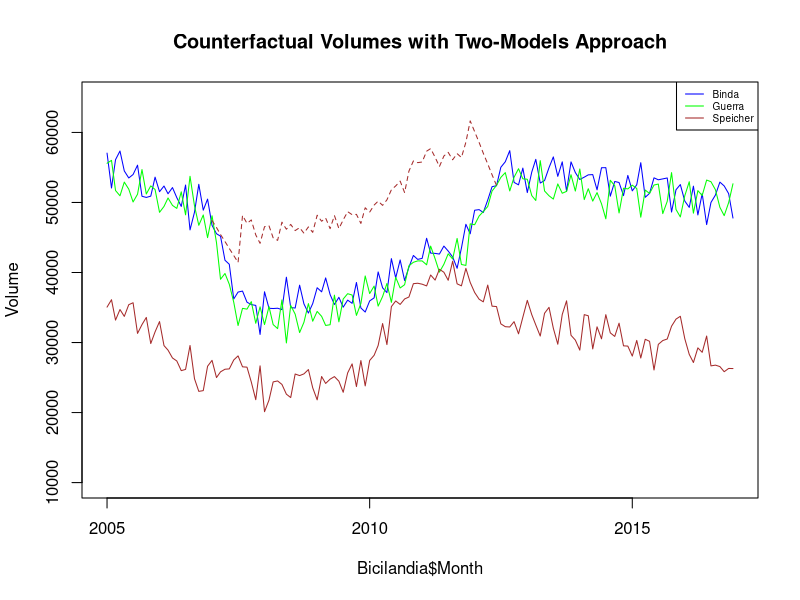
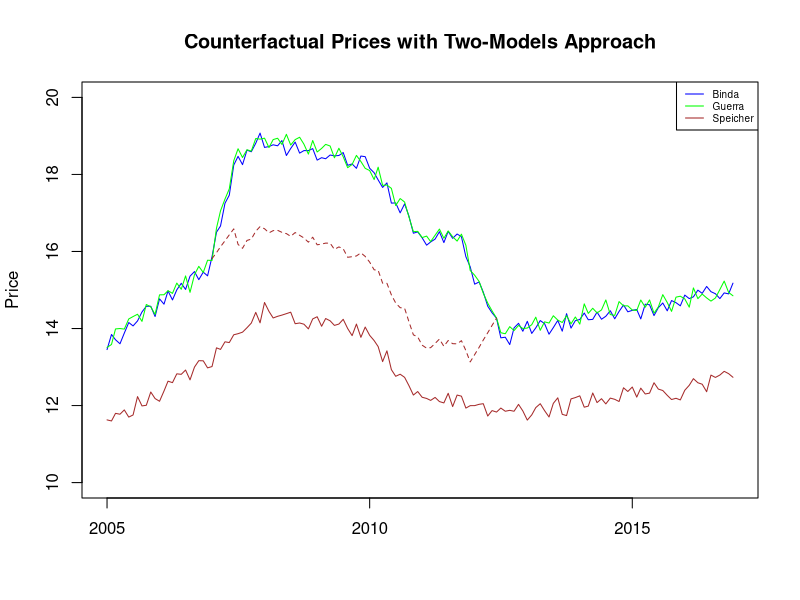

Recreate these plots in R, in order.
############################################
## Récupération des paramètres de demande ##
## en situation de monopole    #############
##
###################################
## Import des données #############
library(readxl)
library(lubridate)
library(plyr)


setwd("C:/Users/Bertrand/Documents/Competition_Policy_Cases/Codes/Codes")


# Import des données
Bicilandia <- read_excel("Damages.xls",
                         sheet="Bicilandia")
Bicilandia$Month = ymd(Bicilandia$Month)

Flandria <- read_excel("Damages.xls",
                       sheet="Flandria")
Flandria$Month <- ymd(Flandria$Month)

## Fin de l'import des données ########
#######################################
## Création des variables de volume ###
##
##
Bicilandia$Binda_Volume <- Bicilandia$Binda_Turnover / Bicilandia$Binda_Price
Bicilandia$Guerra_Volume <- Bicilandia$Guerra_Turnover/ Bicilandia$Guerra_Price
Bicilandia$Speicher_Volume <- Bicilandia$Speicher_Turnover / Bicilandia$Speicher_Price
##
Bicilandia$Cartel_Price <- (Bicilandia$Binda_Price + Bicilandia$Guerra_Price)/2
Bicilandia$Cartel_Cost <- (Bicilandia$Binda_Cost + Bicilandia$Guerra_Cost)/2
Bicilandia$Cartel_Volume <- (Bicilandia$Binda_Volume + Bicilandia$Guerra_Volume)/2
Bicilandia$asurb <- 2*Bicilandia$Cartel_Price - Bicilandia$Cartel_Cost
##
Bicilandia$Cartel_cf_Cournot_Price <- Bicilandia$asurb/3 + 2/3*Bicilandia$Cartel_Cost

Collusion <- Bicilandia
Collusion <- subset(Collusion, Month < ymd("2012-07-01"))
Collusion <- subset(Collusion, Month > ymd("2006-12-01"))
Collusion$Cartel_cf_Cournot_Price <- Collusion$asurb/3 + 2/3*Collusion$Cartel_Cost
Collusion$Cartel_cf_Cournot_Price[1:6] <- Collusion$Cartel_Price[1] + 0:5*(Collusion$Cartel_cf_Cournot_Price[6]-Collusion$Cartel_Price[1])
Collusion$Cartel_cf_Cournot_Price[60:66] <- Collusion$Cartel_cf_Cournot_Price[60] + 0:6*(Collusion$Cartel_Price[66]-Collusion$Cartel_cf_Cournot_Price[60])/6
Collusion$Cartel_cf_Cournot_Volume <- 4/3*Collusion$Cartel_Volume
Collusion$Cartel_cf_Cournot_Volume[1:7] <- Collusion$Cartel_Volume[1] + 0:6*(Collusion$Cartel_cf_Cournot_Volume[7]-Collusion$Cartel_Volume[1])
Collusion$Cartel_cf_Cournot_Volume[60:66] <- Collusion$Cartel_cf_Cournot_Volume[60] + 0:6*(Collusion$Cartel_Volume[66]-Collusion$Cartel_cf_Cournot_Volume[60])/6


##
plot(Bicilandia$Month, Bicilandia$Binda_Volume , type = "l" , col = "Blue", ylab = "Volume", mar = c(0,0,0,0), main = "Counterfactual Volumes with Two-Models Approach", ylim = c(10000,65000))
lines(Bicilandia$Month, Bicilandia$Guerra_Volume, type = "l", col = "Green")
lines(Bicilandia$Month, Bicilandia$Speicher_Volume, type = "l", col = "Brown")
##
legend("topright", legend=c("Binda", "Guerra","Speicher"),
       col=c("Blue","Green","Brown"),lty = 1, cex=0.6)
lines(Collusion$Month,Collusion$Cartel_cf_Cournot_Volume, col = "brown", lty = 2)
##
plot(Bicilandia$Month, Bicilandia$Binda_Price , type = "l" , col = "Blue",ylim = c(10,20), ylab = "Price", xlab = "", oma = c(0,0,0,0), main = "Counterfactual Prices with Two-Models Approach")
lines(Bicilandia$Month, Bicilandia$Guerra_Price, type = "l", col = "Green")
lines(Bicilandia$Month, Bicilandia$Speicher_Price, type = "l", col = "Brown")
##
legend("topright", legend=c("Binda", "Guerra","Speicher"),
       col=c("Blue","Green","Brown"),lty = 1, cex=0.6)
lines(Collusion$Month,Collusion$Cartel_cf_Cournot_Price, col = "brown", lty = 2)
Aujourdhui <- ymd("2017-01-01")
Damages_paidunits_Binda <- function(r) {
  sum((Collusion$Binda_Price - Collusion$Cartel_cf_Cournot_Price)*Collusion$Binda_Volume*(1+r)^(as.numeric(Aujourdhui-Collusion$Month)/365))
}
Damages_paidunits_Binda(0.015)
Damages_paidunits_Guerra <- function(r) {
  sum((Collusion$Guerra_Price - Collusion$Cartel_cf_Cournot_Price)*Collusion$Guerra_Volume*(1+r)^(as.numeric(Aujourdhui-Collusion$Month)/365))
}
Damages_paidunits_Guerra(0.015)

Profits_Binda <- function(r) {
  sum((Collusion$Binda_Price-Collusion$Binda_Cost)*Collusion$Binda_Volume*(1+r)^(as.numeric(Aujourdhui-Collusion$Month)/365))
}
Profits_Binda(0.015)

Harm_Binda <- function(r) {
  sum((Collusion$Cartel_cf_Cournot_Volume - Collusion$Binda_Volume)*Collusion$Cartel_cf_Cournot_Price*(1+r)^(as.numeric(Aujourdhui-Collusion$Month)/365))
}
Harm_Binda(0.015)
Harm_Guerra <- function(r) {
  sum((Collusion$Cartel_cf_Cournot_Volume - Collusion$Guerra_Volume)*Collusion$Cartel_cf_Cournot_Price*(1+r)^(as.numeric(Aujourdhui-Collusion$Month)/365))
}
Harm_Guerra(0.015)
Profits_Guerra <- function(r) {
  sum((Collusion$Guerra_Price-Collusion$Guerra_Cost)*Collusion$Guerra_Volume*(1+r)^(as.numeric(Aujourdhui-Collusion$Month)/365))
}
Cf_Profits_Binda <- function(r) {
  sum((Collusion$Cartel_cf_Cournot_Price - Collusion$Guerra_Cost)*Collusion$Cartel_cf_Cournot_Volume*(1+r)^(as.numeric(Aujourdhui-Collusion$Month)/365))
}
Cf_Profits_Binda(0.015)

Cf_Profits_Binda <- function(r) {
  sum((Collusion$Cartel_cf_Cournot_Price - Collusion$Guerra_Cost)*Collusion$Cartel_cf_Cournot_Volume*(1+r)^(as.numeric(Aujourdhui-Collusion$Month)/365))
}
Cf_Profits_Binda(0.015)
